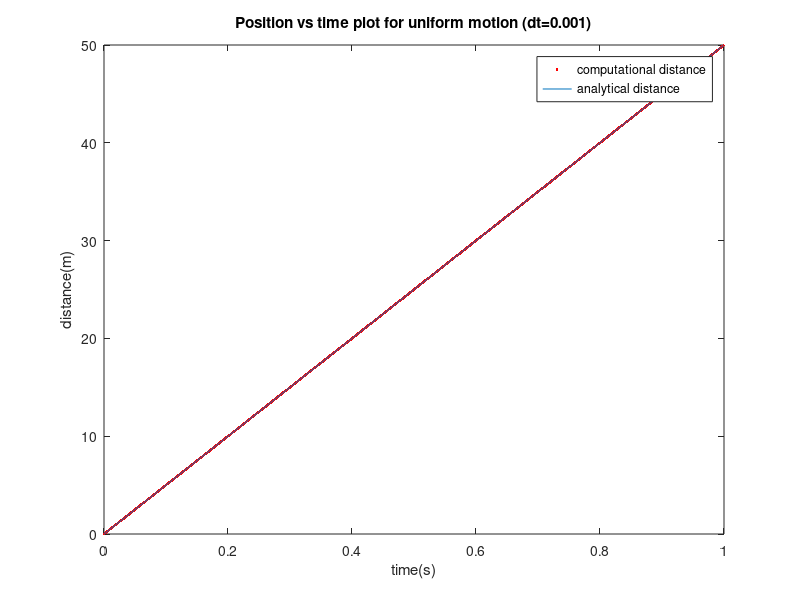

Source code (MATLAB):
% HORIZONTAL MOTION WITH CONSTANT VELOCITY

clear all;
close all;

v_init = 50;  %inital constant velocity
dt = 0.001;
tstart = 0;
tend = 1;
npoints=(tend-tstart)/dt;

%initialize empty arrays
time = zeros(npoints,1);
pos = zeros(npoints,1);

%initial values
time(1) = 0;
pos(1) = 0;

for step=1:npoints-1
    pos(step + 1) = pos(step) + v_init*dt;
    time(step +1) = time(step) + dt;
end

analytical = time * v_init;

figure;
plot(time,pos,'r.',time,analytical);
title(strcat(strcat('Position vs time plot for uniform motion (dt=',num2str(dt),')')));
xlabel('time(s)');
ylabel('distance(m)');
legend('computational distance','analytical distance');

